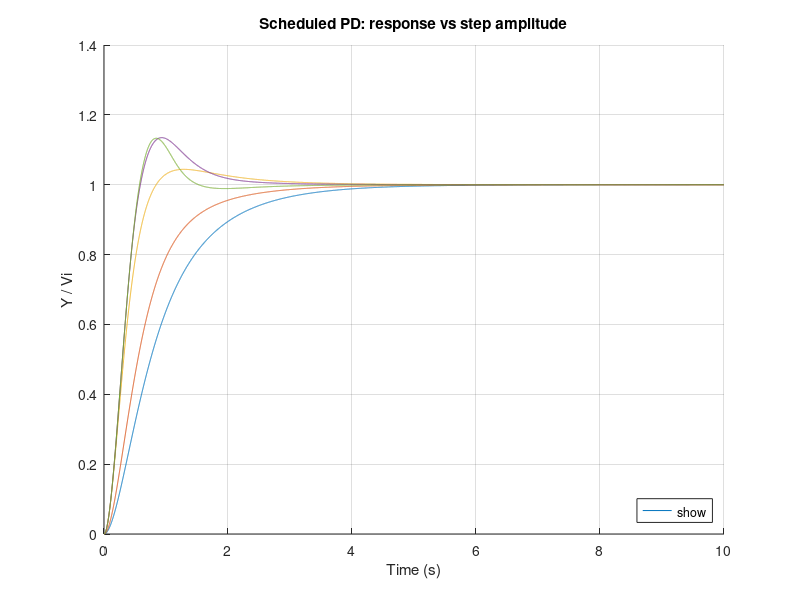
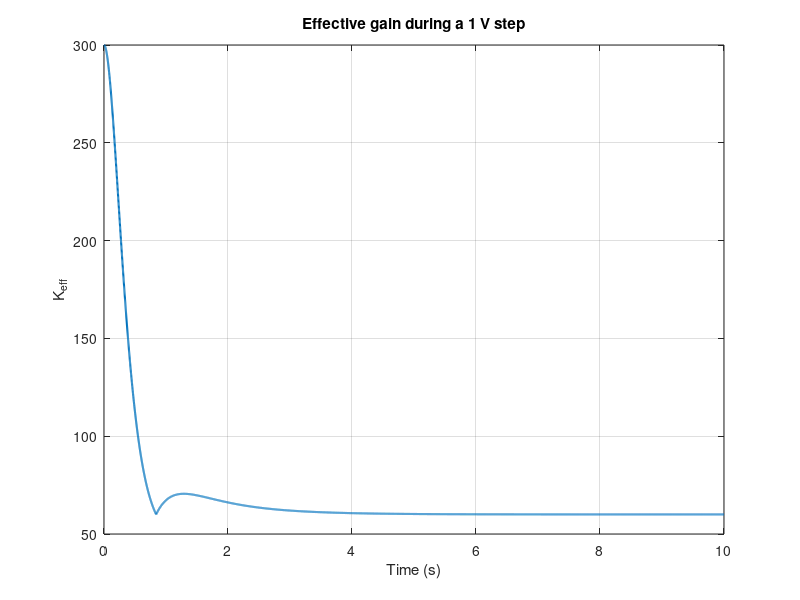

Source code (MATLAB) for these figures, in order:
clear; clc; close all
set(0,'DefaultFigureVisible','on')

am = 1.71;  kpot = 0.318;  c2 = 0.2083;
Knear = 60; Kfar = 300; Kd = 15; V0 = 0.318;
Kfun = @(ve) Knear + (Kfar-Knear)*min(abs(ve)/V0, 1);

amps = [0.1 0.3 1 3 10];
opts = odeset('RelTol',1e-8,'AbsTol',1e-10,'MaxStep',0.005);

fig1 = figure('Name','Amplitude family');
ax1  = axes(fig1); hold(ax1,'on'); grid(ax1,'on')
fprintf('Step(V)   OS(%%)   Ts(s)\n');

for Vi = amps
    ve = @(Y) kpot*(Vi - Y);
    f  = @(t,x) [ x(2); -am*x(2) + c2*( Kfun(ve(x(1)))*ve(x(1)) - Kd*x(2) ) ];
    [t,x] = ode45(f,[0 10],[0;0],opts);
    y  = x(:,1)/Vi;
    plot(ax1,t,y,'DisplayName',sprintf('%g V step',Vi));
    OS = (max(y)-1)*100;
    Ts = t(find(abs(y-1)>0.02,1,'last'));
    fprintf('%6.1f   %5.1f   %5.2f\n',Vi,OS,Ts);
end
xlabel(ax1,'Time (s)'); ylabel(ax1,'Y / Vi');
title(ax1,'Scheduled PD: response vs step amplitude');
legend(ax1,'show','Location','southeast')

% Effective gain during the 1 V step
Vi = 1;
ve = @(Y) kpot*(Vi - Y);
f  = @(t,x) [x(2); -am*x(2) + c2*( Kfun(ve(x(1)))*ve(x(1)) - Kd*x(2) )];
[t,x] = ode45(f,[0 10],[0;0],opts);
Keff = arrayfun(@(Y) Kfun(ve(Y)), x(:,1));

fig2 = figure('Name','Effective gain');
ax2  = axes(fig2);
plot(ax2,t,Keff,'LineWidth',1.5); grid(ax2,'on')
xlabel(ax2,'Time (s)'); ylabel(ax2,'K_{eff}');
title(ax2,'Effective gain during a 1 V step')

drawnow; disp('Script finished')
